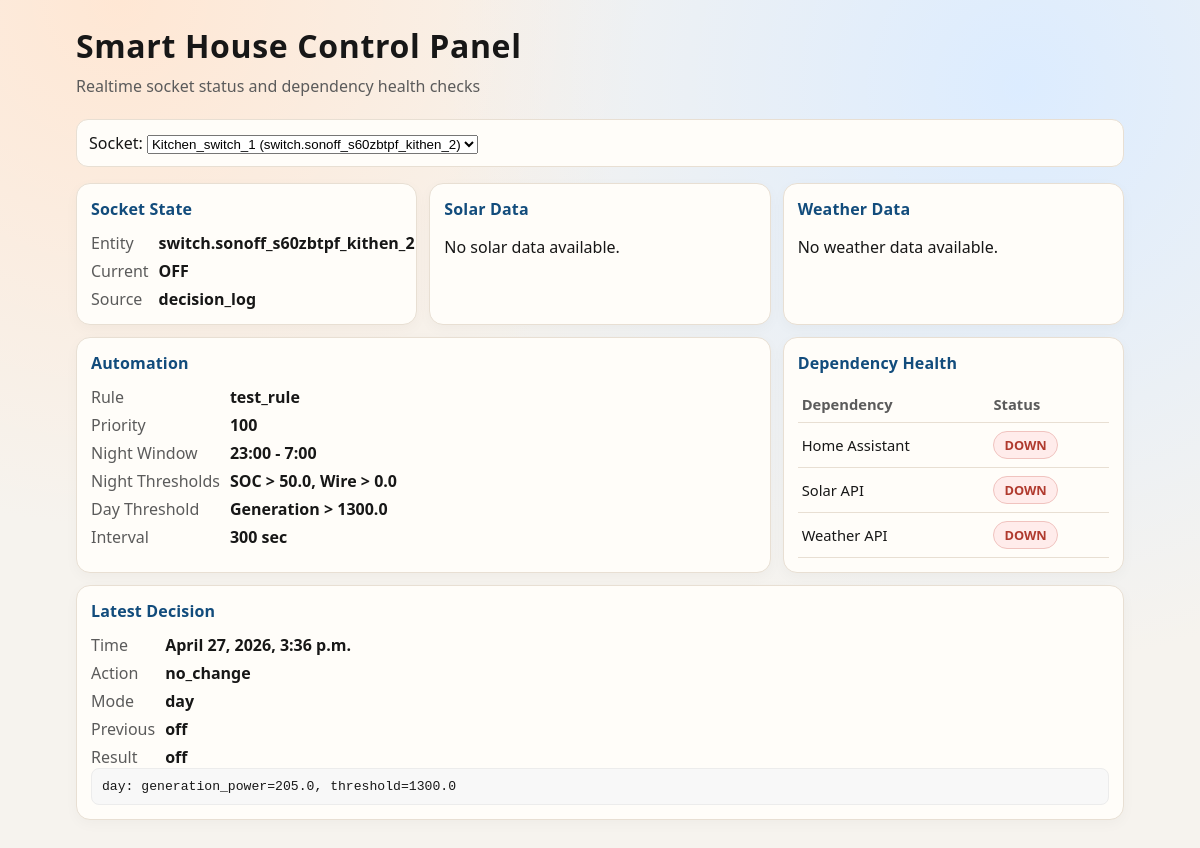
/dashboard/, run on the app's committed database.
### apps/devices/models.py (models this page shows, shortened)
class Device(models.Model):
    TYPE_SWITCH = "switch"
    TYPE_LIGHT = "light"
    TYPE_CLIMATE = "climate"
    TYPE_SENSOR = "sensor"
    TYPE_CHOICES = [
        (TYPE_SWITCH, "Switch"),
        (TYPE_LIGHT, "Light"),
        (TYPE_CLIMATE, "Climate"),
        (TYPE_SENSOR, "Sensor"),
    ]
    name = models.CharField(max_length=120)
    entity_id = models.CharField(max_length=128, unique=True)
    device_type = models.CharField(
        max_length=32,
        choices=TYPE_CHOICES,
        default=TYPE_SWITCH,
        db_index=True,
    )
    room = models.CharField(max_length=64, blank=True)
    is_active = models.BooleanField(default=True, db_index=True)
    capabilities = models.JSONField(default=dict, blank=True)
    created_at = models.DateTimeField(auto_now_add=True)
    updated_at = models.DateTimeField(auto_now=True)
    class Meta:
        ordering = ["name"]

### apps/automation/models.py (models this page shows, shortened)
class AutomationDecisionLog(models.Model):
    ACTION_TURN_ON = "turn_on"
    ACTION_TURN_OFF = "turn_off"
    ACTION_NO_CHANGE = "no_change"
    ACTION_SKIP = "skip"
    ACTION_CHOICES = [
        (ACTION_TURN_ON, "Turn On"),
        (ACTION_TURN_OFF, "Turn Off"),
        (ACTION_NO_CHANGE, "No Change"),
        (ACTION_SKIP, "Skip"),
    ]
    decided_at = models.DateTimeField(auto_now_add=True, db_index=True)
    rule = models.ForeignKey(
        AutomationRule,
        on_delete=models.SET_NULL,
        null=True,
        blank=True,
        related_name="decision_logs",
    )
    device = models.ForeignKey(
        "devices.Device",
        on_delete=models.SET_NULL,
        null=True,
        blank=True,
        related_name="decision_logs",
    )
    action = models.CharField(max_length=16, choices=ACTION_CHOICES)
    should_turn_on = models.BooleanField()
    mode = models.CharField(max_length=16, blank=True)
    reason = models.TextField()
    previous_state = models.CharField(max_length=16, blank=True)
    resulting_state = models.CharField(max_length=16, blank=True)
    battery_soc = models.FloatField(null=True, blank=True)
    generation_power = models.FloatField(null=True, blank=True)
    wire_power = models.FloatField(null=True, blank=True)
    class Meta:
        ordering = ["-decided_at"]
        indexes = [
            models.Index(fields=["-decided_at"]),
        ]

class AutomationRule(models.Model):
    name = models.CharField(max_length=64, default="default")
    device = models.ForeignKey(
        "devices.Device",
        on_delete=models.CASCADE,
        related_name="automation_rules",
    )
    is_enabled = models.BooleanField(default=True)
    night_start_hour = models.PositiveSmallIntegerField(default=23)
    night_end_hour = models.PositiveSmallIntegerField(default=7)
    min_battery_soc_night = models.FloatField(default=50.0)
    min_wire_power_night = models.FloatField(default=0.0)
    min_generation_power_day = models.FloatField(default=1200.0)
    check_interval_seconds = models.PositiveIntegerField(default=300)
    priority = models.PositiveSmallIntegerField(default=100, db_index=True)
    updated_at = models.DateTimeField(auto_now=True)
    class Meta:
        ordering = ["priority", "id"]
        indexes = [
            models.Index(fields=["is_enabled", "priority"]),
        ]

### apps/dashboard/views.py (the view)
# urls.py: path("", status_view, name="status"),
def status_view(request):
    context = get_dashboard_context(request.GET.get("device_id"), live_ha=True)
    return render(request, "dashboard/status.html", context)

### apps/dashboard/services.py (called while the page is built)
def _health(status: str, message: str):
    return {
        "status": status,
        "message": message,
        "checked_at": timezone.now(),
    }

def _format_ha_error(exc: Exception) -> str:
    message = str(exc)
    if "nodename nor servname provided" in message:
        return (
            "HA host cannot be resolved. "
            "Check HA_WS_URL and prefer LAN IP instead of .local hostname."
        )
    return f"HA error: {message}"

def _pick_device(device_id: str | None):
    base_qs = Device.objects.filter(is_active=True, device_type=Device.TYPE_SWITCH)
    if not base_qs.exists():
        return None, list(base_qs)
    if device_id:
        selected = base_qs.filter(id=device_id).first()
        if selected:
            return selected, list(base_qs)
    return base_qs.first(), list(base_qs)

### apps/dashboard/templates/dashboard/status.html (shortened to what this page needs)
<!DOCTYPE html>
<html lang="en">
<head>
</head>
<body>
  <div class="container">
    <h1>Smart House Control Panel</h1>
    <div class="subtitle">Realtime socket status and dependency health checks</div>
    {% if empty_state %}
      <div class="card">{{ empty_state }}</div>
    {% else %}
      <form method="get" class="device-select">
        <label for="device_id">Socket:</label>
        <select name="device_id" id="device_id" onchange="this.form.submit()">
          {% for device in devices %}
            <option value="{{ device.id }}" {% if selected_device and device.id == selected_device.id %}selected{% endif %}>
              {{ device.name }} ({{ device.entity_id }})
            </option>
          {% endfor %}
        </select>
      </form>
      <div class="grid">
        <section class="card col-4">
          <h2>Socket State</h2>
          <dl>
            <dt>Entity</dt><dd>{{ selected_device.entity_id }}</dd>
            <dt>Current</dt><dd id="socket-state">{{ socket_state.state|default:"unknown"|upper }}</dd>
            <dt>Source</dt><dd id="socket-source">{{ socket_state_source }}</dd>
          </dl>
        </section>
        <section class="card col-4">
          <h2>Solar Data</h2>
          {% if solar_data %}
            <dl>
              <dt>Battery SOC</dt><dd id="solar-battery">{{ solar_data.battery_soc }} %</dd>
              <dt>Generation</dt><dd id="solar-generation">{{ solar_data.generation_power }} W</dd>
              <dt>Wire</dt><dd id="solar-wire">{{ solar_data.wire_power }} W</dd>
              <dt>Consumption</dt><dd>{{ solar_data.consumption_power }} W</dd>
            </dl>
          {% else %}
            <p>No solar data available.</p>
          {% endif %}
        </section>
        <section class="card col-4">
          <h2>Weather Data</h2>
          {% if weather_data %}
            <dl>
              <dt>Condition</dt><dd id="weather-condition">{{ weather_data.weather_description }}</dd>
              <dt>Temperature</dt><dd id="weather-temperature">{{ weather_data.temperature }} C</dd>
              <dt>Cloud Cover</dt><dd id="weather-cloud">{{ weather_data.cloud_cover }} %</dd>
              <dt>Wind</dt><dd id="weather-wind">{{ weather_data.wind_speed }} m/s</dd>
            </dl>
          {% else %}
            <p>No weather data available.</p>
          {% endif %}
        </section>
        <section class="card col-8">
          <h2>Automation</h2>
          {% if active_rule %}
            <dl>
              <dt>Rule</dt><dd>{{ active_rule.name }}</dd>
              <dt>Priority</dt><dd>{{ active_rule.priority }}</dd>
              <dt>Night Window</dt><dd>{{ active_rule.night_start_hour }}:00 - {{ active_rule.night_end_hour }}:00</dd>
              <dt>Night Thresholds</dt><dd>SOC > {{ active_rule.min_battery_soc_night }}, Wire > {{ active_rule.min_wire_power_night }}</dd>
              <dt>Day Threshold</dt><dd>Generation > {{ active_rule.min_generation_power_day }}</dd>
              <dt>Interval</dt><dd>{{ active_rule.check_interval_seconds }} sec</dd>
            </dl>
          {% else %}
            <p>No enabled rule linked to this device.</p>
          {% endif %}
        </section>
        <section class="card col-4">
          <h2>Dependency Health</h2>
          <table>
            <thead>
              <tr><th>Dependency</th><th>Status</th></tr>
            </thead>
            <tbody>
              <tr>
                <td>Home Assistant</td>
                <td><span id="health-ha" class="status-pill {{ dependency_health.ha.status }}">{{ dependency_health.ha.status|upper }}</span></td>
              </tr>
              <tr>
                <td>Solar API</td>
                <td><span id="health-solar" class="status-pill {{ dependency_health.solar.status }}">{{ dependency_health.solar.status|upper }}</span></td>
              </tr>
              <tr>
                <td>Weather API</td>
                <td><span id="health-weather" class="status-pill {{ dependency_health.weather.status }}">{{ dependency_health.weather.status|upper }}</span></td>
              </tr>
            </tbody>
          </table>
        </section>
        <section class="card col-12">
          <h2>Latest Decision</h2>
          {% if latest_decision %}
            <dl>
              <dt>Time</dt><dd id="decision-time">{{ latest_decision.decided_at }}</dd>
              <dt>Action</dt><dd id="decision-action">{{ latest_decision.action }}</dd>
              <dt>Mode</dt><dd id="decision-mode">{{ latest_decision.mode|default:"-" }}</dd>
              <dt>Previous</dt><dd id="decision-prev">{{ latest_decision.previous_state|default:"-" }}</dd>
              <dt>Result</dt><dd id="decision-result">{{ latest_decision.resulting_state|default:"-" }}</dd>
            </dl>
            <div id="decision-reason" class="reason">{{ latest_decision.reason }}</div>
          {% else %}
            <p id="decision-empty">No decision logs yet.</p>
          {% endif %}
        </section>
      </div>
    {% endif %}
  </div>
</body>
</html>

### apps/dashboard/templates/dashboard/status.html (style rules this page uses)
:root { --bg: #f6f3ee; --panel: #fffdf9; --ink: #171717; --muted: #5b5b5b; --line: #e8dfd3; --ok: #167f5a; --warn: #ad7b14; --down: #b03a2e; --accent: #124c7c; }
* { box-sizing: border-box; }
body { margin: 0; font-family: "Avenir Next", "Segoe UI", sans-serif; color: var(--ink); background: radial-gradient(circle at 85% 10%, #dcecff 0, rgba(220, 236, 255, 0) 45%), radial-gradient(circle at 10% 0%, #ffe7d4 0, rgba(255, 231, 212, 0) 38%), var(--bg); }
.container { max-width: 1080px; margin: 0 auto; padding: 24px 16px 48px; }
h1 { margin: 0 0 8px; font-size: 2rem; letter-spacing: 0.02em; }
.subtitle { color: var(--muted); margin-bottom: 22px; }
.device-select { background: var(--panel); border: 1px solid var(--line); border-radius: 12px; padding: 12px; margin-bottom: 16px; }
.grid { display: grid; gap: 12px; grid-template-columns: repeat(12, minmax(0, 1fr)); }
.card { background: var(--panel); border: 1px solid var(--line); border-radius: 14px; padding: 14px; box-shadow: 0 4px 14px rgba(0, 0, 0, 0.03); }
.card h2 { margin: 0 0 12px; font-size: 1rem; color: var(--accent); letter-spacing: 0.01em; }
.col-4 { grid-column: span 4; }
.col-8 { grid-column: span 8; }
.col-12 { grid-column: span 12; }
.status-pill { display: inline-block; border-radius: 999px; padding: 4px 10px; font-size: 0.8rem; font-weight: 600; border: 1px solid transparent; }
.down { background: #ffeceb; color: var(--down); border-color: #f0c3bf; }
dl { margin: 0; display: grid; grid-template-columns: auto 1fr; gap: 6px 10px; }
dt { color: var(--muted); }
dd { margin: 0; font-weight: 600; }
table { width: 100%; border-collapse: collapse; font-size: 0.92rem; }
th, td { border-bottom: 1px solid var(--line); text-align: left; padding: 8px 4px; }
th { color: var(--muted); font-weight: 600; }
.reason { white-space: pre-wrap; font-family: "Menlo", "SFMono-Regular", monospace; font-size: 0.82rem; background: #f8f8f8; border-radius: 8px; border: 1px solid #ececec; padding: 10px; }

### data on the page
Device: entity_id "switch.sonoff_s60zbtpf_kithen_2"
AutomationDecisionLog: state "OFF", decided_at "April 27, 2026, 3:36 p.m.", action "no_change", mode "day", previous_state "off", resulting_state "off", reason "day: generation_power=205.0, threshold=1300.0"
AutomationRule: name "test_rule", priority "100", night_start_hour "23", night_end_hour "7", min_battery_soc_night "50.0", min_wire_power_night "0.0", min_generation_power_day "1300.0", check_interval_seconds "300"

### other printed values
{{ socket_state_source }} "decision_log"
{{ dependency_health.ha.status|upper }} "DOWN"
{{ dependency_health.solar.status|upper }} "DOWN"
{{ dependency_health.weather.status|upper }} "DOWN"
form field device_id "Kitchen_switch_1 (switch.sonoff_s60zbtpf_kithen_2)"
